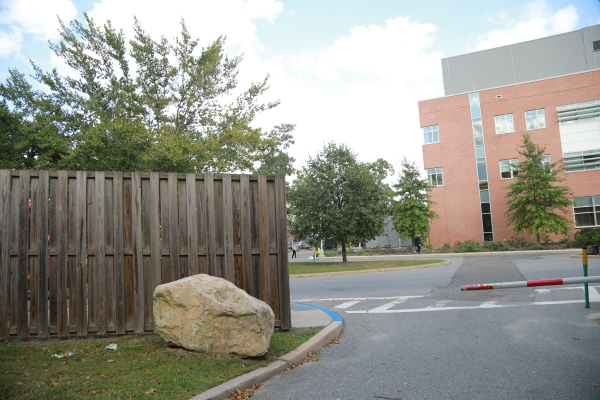
#> input picture hw7/sl.jpg, 600 x 400 px
$ jupyter execute --allow-errors image-stitching-using-sift-ransac.ipynb
#> lines starting #> are read from the running program, lines starting #| are printed output that depends on the picture
[cell 1]
import cv2
import matplotlib.pyplot as plt
import numpy as np
import random
from tqdm.notebook import tqdm
plt.rcParams['figure.figsize'] = [15, 15]

[cell 2]
# Read image and convert them to gray!!
def read_image(path):
#> called with path = 'sl.jpg'
    img = cv2.imread(path)
#> img is the input picture: shape (400, 600, 3); mean B, G, R 139.6, 148.5, 148.4
    img_gray= cv2.cvtColor(img, cv2.COLOR_RGB2GRAY)
    img_rgb = cv2.cvtColor(img, cv2.COLOR_BGR2RGB)
    return img_gray, img, img_rgb

[cell 3]
left_gray, left_origin, left_rgb = read_image('sl.jpg')
right_gray, right_origin, right_rgb = read_image('sm.jpg')
#> call 2 of read_image, with path = 'sm.jpg'
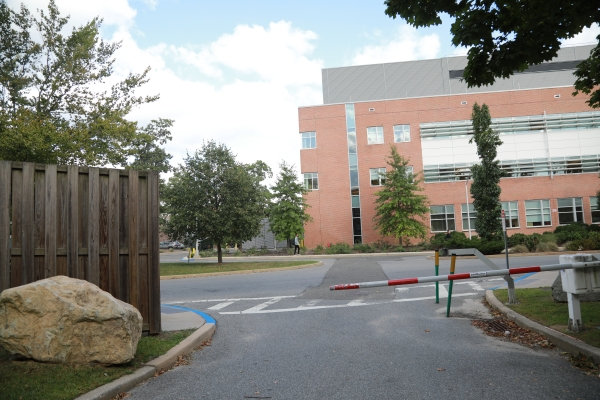
#> input picture hw7/sm.jpg, 600 x 400 px
#> in read_image, img is the input picture: shape (400, 600, 3); mean B, G, R 127.7, 134.1, 134.8
#> in read_image (call 2), `img_gray= cv2.cvtColor(img, cv2.COLOR_RGB2GRAY)`:
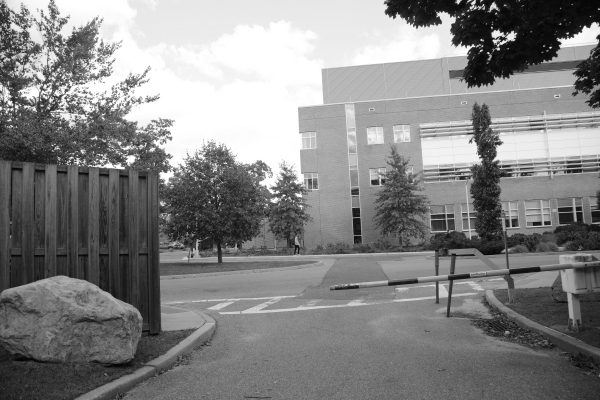
#> img_gray: shape (400, 600); min 3, max 255, mean 132.2

[cell 4]
def SIFT(img):
    siftDetector= cv2.xfeatures2d.SIFT_create() # limit 1000 points
    # siftDetector= cv2.SIFT_create()  # depends on OpenCV version

    kp, des = siftDetector.detectAndCompute(img, None)
#> kp = 1682 keypoints; strongest (x, y, size): (25, 156, 2), (36, 157, 2.2), (257, 164, 5.3), (397, 198, 4)
    return kp, des

def plot_sift(gray, rgb, kp):
    tmp = rgb.copy()
    img = cv2.drawKeypoints(gray, kp, tmp, flags=cv2.DRAW_MATCHES_FLAGS_DRAW_RICH_KEYPOINTS)
    return img

[cell 5]
# Better result when using gray
kp_left, des_left = SIFT(left_gray)
#> kp_left has the same summary as kp in SIFT
kp_right, des_right = SIFT(right_gray)
#> in SIFT (call 2), `kp, des = siftDetector.detectAndCompute(img, None)`: kp = 1723 keypoints; strongest (x, y, size): (511, 36, 6), (498, 49, 1.9), (496, 34, 5.6), (493, 6, 4.2)
#> kp_right has the same summary as kp in SIFT

[cell 6]
kp_left_img = plot_sift(left_gray, left_rgb, kp_left)
#> in plot_sift, `img = cv2.drawKeypoints(gray, kp, tmp, flags=cv2.DRAW_MATCHES_FLAGS_DR..`:
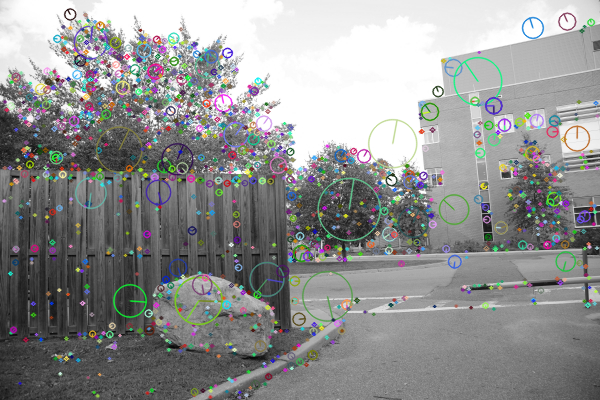
#> img: shape (400, 600, 3); mean R, G, B 144.7, 145.5, 145.1
kp_right_img = plot_sift(right_gray, right_rgb, kp_right)
total_kp = np.concatenate((kp_left_img, kp_right_img), axis=1)
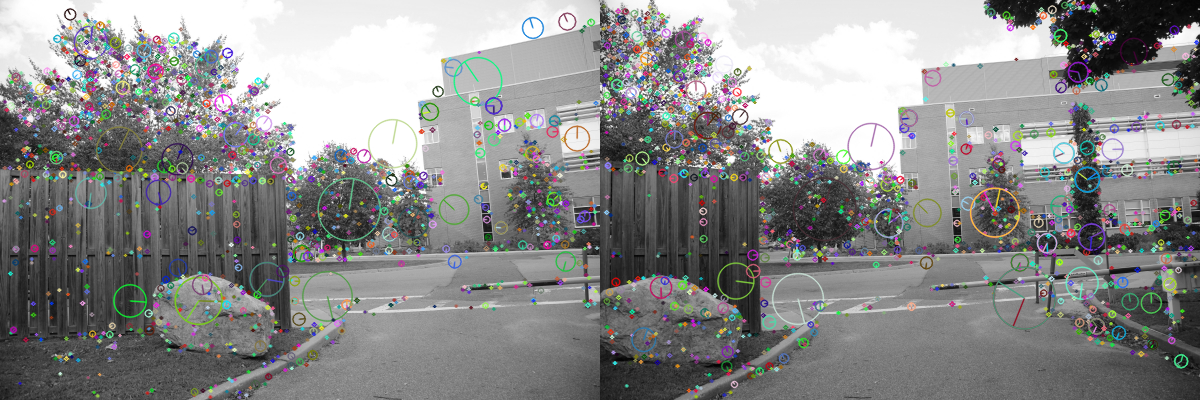
#> total_kp: shape (400, 1200, 3); mean R, G, B 139, 139.5, 139.2
plt.imshow(total_kp)

[cell 7]
def matcher(kp1, des1, img1, kp2, des2, img2, threshold):
    # BFMatcher with default params
#> called with threshold = 0.5
    bf = cv2.BFMatcher()
    matches = bf.knnMatch(des1,des2, k=2)
#> matches = 1682 matches

    # Apply ratio test
    good = []
    for m,n in matches:
        if m.distance < threshold*n.distance:
            good.append([m])
#> after the loop, good = 474 matches

    matches = []
    for pair in good:
        matches.append(list(kp1[pair[0].queryIdx].pt + kp2[pair[0].trainIdx].pt))
#> after the loop, matches = 474 items, first 6: [156.3, 81.77, 13.4, 57.31], [158.9, 45.93, 17.1, 15.56], [158.9, 41.79, 17.78, 10.71], [158.9, 41.79, 17.78, 10.71], [160.3, 179, 12.8, 168.9], [162, 49.08, 21.47, 19.45]

    matches = np.array(matches)
#> matches = 474 rows, first 6: [156.3, 81.77, 13.4, 57.31], [158.9, 45.93, 17.1, 15.56], [158.9, 41.79, 17.78, 10.71], [158.9, 41.79, 17.78, 10.71], [160.3, 179, 12.8, 168.9], [162, 49.08, 21.47, 19.45]
    return matches

[cell 8]
matches = matcher(kp_left, des_left, left_rgb, kp_right, des_right, right_rgb, 0.5)

[cell 9]
def plot_matches(matches, total_img):
    match_img = total_img.copy()
    offset = total_img.shape[1]/2
    fig, ax = plt.subplots()
    ax.set_aspect('equal')
    ax.imshow(np.array(match_img).astype('uint8')) #　RGB is integer type

    ax.plot(matches[:, 0], matches[:, 1], 'xr')
    ax.plot(matches[:, 2] + offset, matches[:, 3], 'xr')

    ax.plot([matches[:, 0], matches[:, 2] + offset], [matches[:, 1], matches[:, 3]],
            'r', linewidth=0.5)

    plt.show()

[cell 10]
total_img = np.concatenate((left_rgb, right_rgb), axis=1)
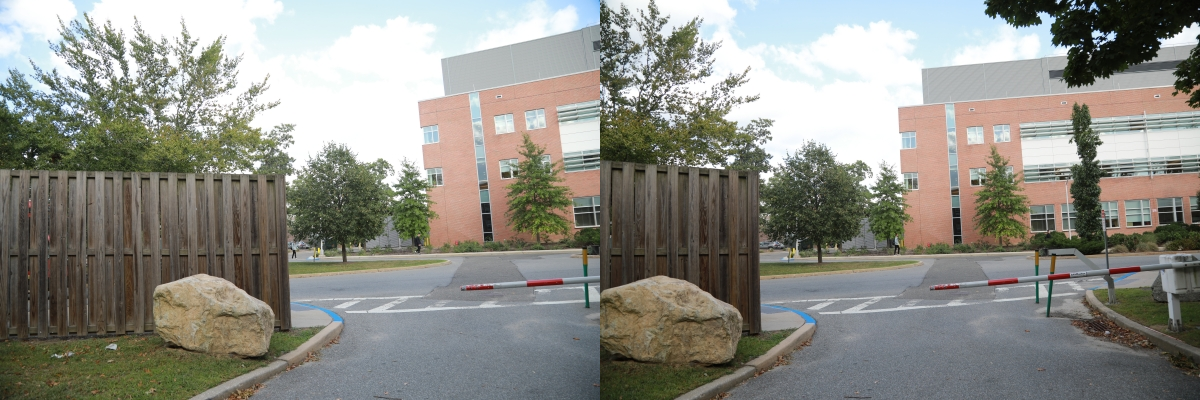
#> total_img: shape (400, 1200, 3); mean R, G, B 141.6, 141.3, 133.7
plot_matches(matches, total_img) # Good mathces
#> in plot_matches, `plt.show()`:
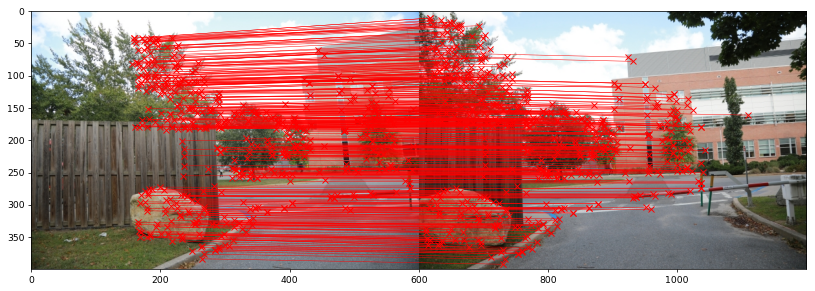
#> figure drawn by matplotlib, 1 panel

[cell 11]
def homography(pairs):
    rows = []
    for i in range(pairs.shape[0]):
        p1 = np.append(pairs[i][0:2], 1)
        p2 = np.append(pairs[i][2:4], 1)
        row1 = [0, 0, 0, p1[0], p1[1], p1[2], -p2[1]*p1[0], -p2[1]*p1[1], -p2[1]*p1[2]]
        row2 = [p1[0], p1[1], p1[2], 0, 0, 0, -p2[0]*p1[0], -p2[0]*p1[1], -p2[0]*p1[2]]
        rows.append(row1)
        rows.append(row2)
    rows = np.array(rows)
    U, s, V = np.linalg.svd(rows)
    H = V[-1].reshape(3, 3)
    H = H/H[2, 2] # standardize to let w*H[2,2] = 1
    return H

[cell 12]
def random_point(matches, k=4):
    idx = random.sample(range(len(matches)), k)
    point = [matches[i] for i in idx ]
    return np.array(point)

[cell 13]
def get_error(points, H):
    num_points = len(points)
    all_p1 = np.concatenate((points[:, 0:2], np.ones((num_points, 1))), axis=1)
    all_p2 = points[:, 2:4]
    estimate_p2 = np.zeros((num_points, 2))
    for i in range(num_points):
        temp = np.dot(H, all_p1[i])
        estimate_p2[i] = (temp/temp[2])[0:2] # set index 2 to 1 and slice the index 0, 1
    # Compute error
    errors = np.linalg.norm(all_p2 - estimate_p2 , axis=1) ** 2

    return errors

[cell 14]
def ransac(matches, threshold, iters):
#> called with matches = array of shape (474, 4), threshold = 0.5, iters = 2000
    num_best_inliers = 0

    for i in range(iters):
        points = random_point(matches)
        H = homography(points)

        #  avoid dividing by zero
        if np.linalg.matrix_rank(H) < 3:
            continue

        errors = get_error(matches, H)
        idx = np.where(errors < threshold)[0]
        inliers = matches[idx]

        num_inliers = len(inliers)
        if num_inliers > num_best_inliers:
            best_inliers = inliers.copy()
            num_best_inliers = num_inliers
            best_H = H.copy()
#> this loop made 2000 passes
#> (num_inliers, num_best_inliers) on passes 1, 2, 3, 20, 34: (34, 34), (60, 60), (130, 130), (189, 189), (211, 211)
#> (num_inliers, num_best_inliers) on passes 112, 148: (214, 214), (258, 258)
#> after the loop, best_inliers = 258 rows, first 6: [191.7, 170.9, 54.13, 161.7], [199.1, 128, 65.6, 115.6], [200.8, 157.1, 66.02, 147], [203, 121.7, 70.41, 108.9], [205.2, 126.9, 72.92, 115.2], [206, 115.5, 73.96, 102.4]; num_best_inliers = 258

    print("inliers/matches: {}/{}".format(num_best_inliers, len(matches)))
#| inliers/matches: 258/474
    return best_inliers, best_H

[cell 15]
inliers, H = ransac(matches, 0.5, 2000)
#> inliers has the same summary as best_inliers in ransac; H = [[1.37, -0.0567, -192.6], [0.17, 1.22, -59.63], [0.000627, -2.78e-05, 1]]

[cell 16]
plot_matches(inliers, total_img) # show inliers matches

[cell 17]
def stitch_img(left, right, H):
    print("stiching image ...")

    # Convert to double and normalize. Avoid noise.
    left = cv2.normalize(left.astype('float'), None,
                            0.0, 1.0, cv2.NORM_MINMAX)
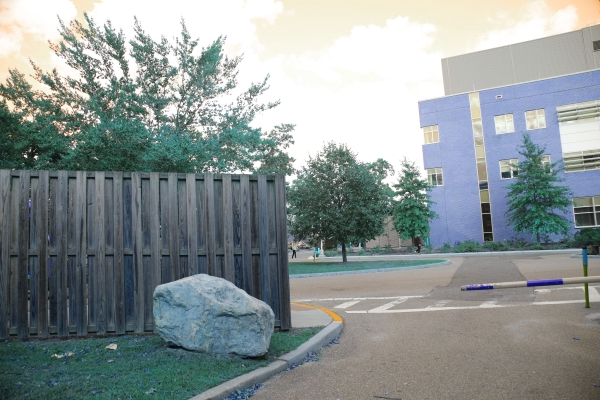
#> left: shape (400, 600, 3) float64; mean of channels 0, 1, 2 0.582, 0.582, 0.547; drawn as B, G, R
    # Convert to double and normalize.
    right = cv2.normalize(right.astype('float'), None,
                            0.0, 1.0, cv2.NORM_MINMAX)
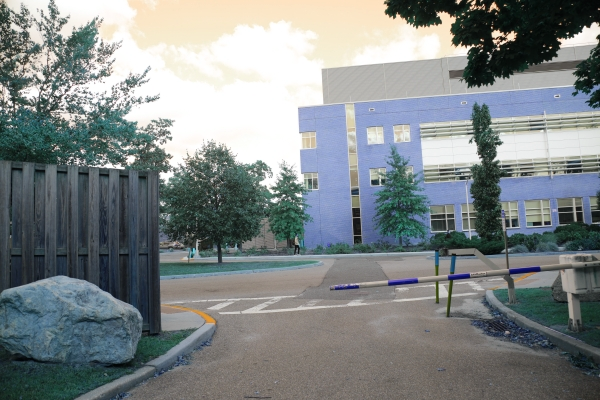
#> right: shape (400, 600, 3) float64; mean of channels 0, 1, 2 0.529, 0.526, 0.501; drawn as B, G, R

    # left image
    height_l, width_l, channel_l = left.shape
#> height_l = 400; width_l = 600; channel_l = 3
    corners = [[0, 0, 1], [width_l, 0, 1], [width_l, height_l, 1], [0, height_l, 1]]
    corners_new = [np.dot(H, corner) for corner in corners]
#> corners_new = [[-192.6, -59.63, 1], [631.2, 42.58, 1.38], [608.5, 528.9, 1.37], [-215.3, 426.7, 0.989]]
    corners_new = np.array(corners_new).T
#> corners_new = [[-192.6, 631.2, 608.5, -215.3], [-59.63, 42.58, 528.9, 426.7], [1, 1.38, 1.37, 0.989]]
    x_news = corners_new[0] / corners_new[2]
#> x_news = [-192.6, 458.6, 445.7, -217.7]
    y_news = corners_new[1] / corners_new[2]
#> y_news = [-59.63, 30.94, 387.4, 431.5]
    y_min = min(y_news)
#> y_min = -59.63
    x_min = min(x_news)
#> x_min = -217.7

    translation_mat = np.array([[1, 0, -x_min], [0, 1, -y_min], [0, 0, 1]])
#> translation_mat = [[1, 0, 217.7], [0, 1, 59.63], [0, 0, 1]]
    H = np.dot(translation_mat, H)
#> H = [[1.51, -0.0628, 25.11], [0.208, 1.21, 0], [0.000627, -2.78e-05, 1]]

    # Get height, width
    height_new = int(round(abs(y_min) + height_l))
#> height_new = 460
    width_new = int(round(abs(x_min) + width_l))
#> width_new = 818
    size = (width_new, height_new)
#> size = (818, 460)

    # right image
    warped_l = cv2.warpPerspective(src=left, M=H, dsize=size)
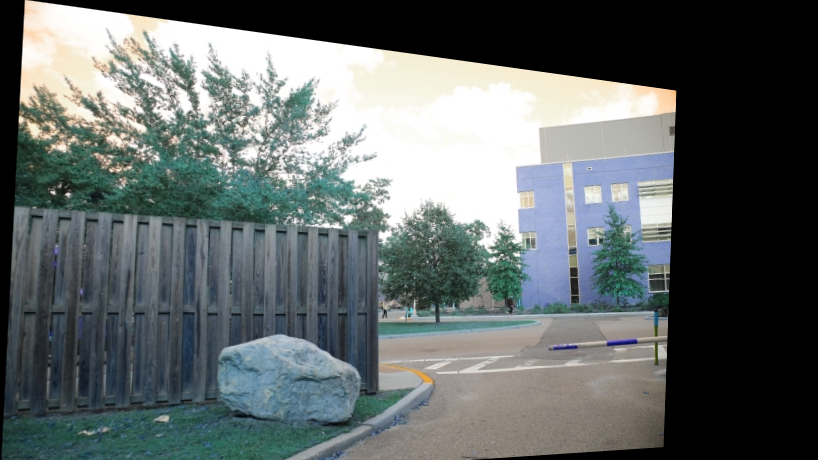
#> warped_l: shape (460, 818, 3) float64; mean of channels 0, 1, 2 0.409, 0.409, 0.382; drawn as B, G, R

    height_r, width_r, channel_r = right.shape
#> height_r = 400; width_r = 600; channel_r = 3

    height_new = int(round(abs(y_min) + height_r))
    width_new = int(round(abs(x_min) + width_r))
    size = (width_new, height_new)


    warped_r = cv2.warpPerspective(src=right, M=translation_mat, dsize=size)
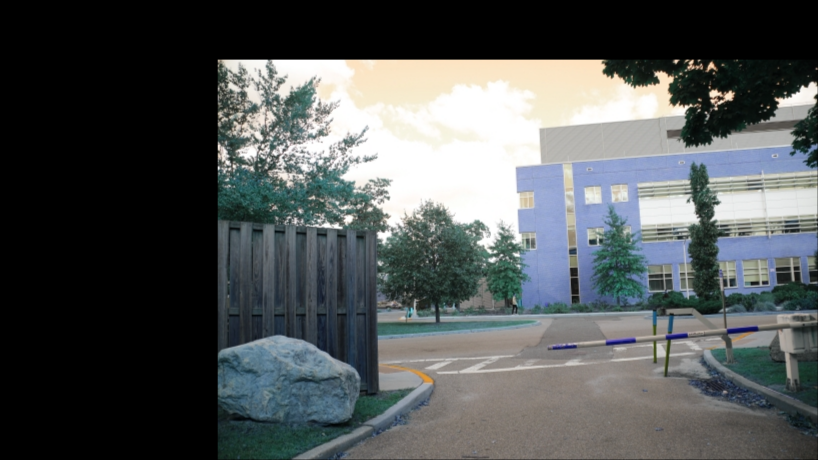
#> warped_r: shape (460, 818, 3) float64; mean of channels 0, 1, 2 0.337, 0.335, 0.319; drawn as B, G, R

    black = np.zeros(3)  # Black pixel.

    # Stitching procedure, store results in warped_l.
    for i in tqdm(range(warped_r.shape[0])):
        for j in range(warped_r.shape[1]):
            pixel_l = warped_l[i, j, :]
            pixel_r = warped_r[i, j, :]

            if not np.array_equal(pixel_l, black) and np.array_equal(pixel_r, black):
                warped_l[i, j, :] = pixel_l
            elif np.array_equal(pixel_l, black) and not np.array_equal(pixel_r, black):
                warped_l[i, j, :] = pixel_r
            elif not np.array_equal(pixel_l, black) and not np.array_equal(pixel_r, black):
                warped_l[i, j, :] = (pixel_l + pixel_r) / 2
            else:
                pass

    stitch_image = warped_l[:warped_r.shape[0], :warped_r.shape[1], :]
    return stitch_image
